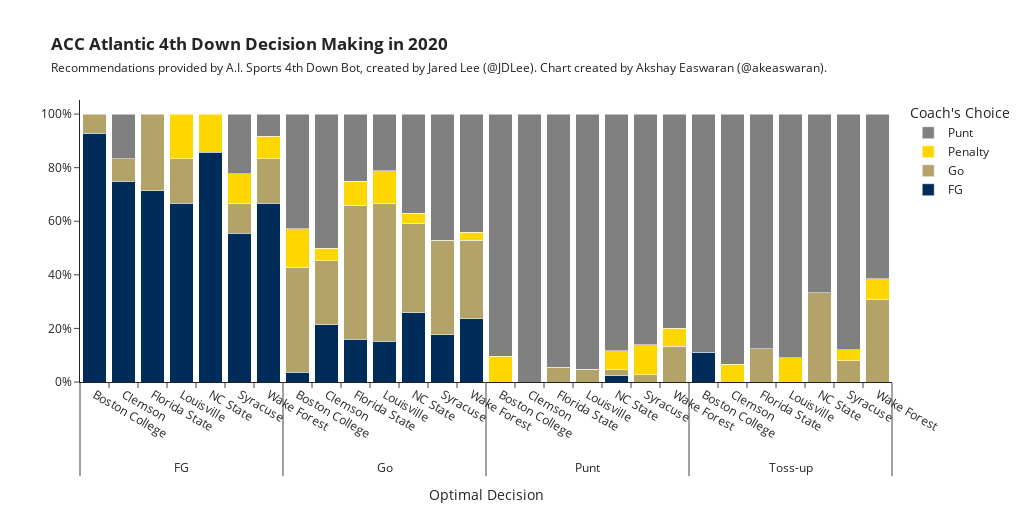

The notebook cell saved with this chart:
### Code cell
fig = go.Figure()

fig.update_layout(
    template="simple_white",
    xaxis=dict(title_text="Optimal Decision"),
    yaxis=dict(tickformat=".0%"),
    barmode="stack",
    title='<b>ACC Atlantic 4th Down Decision Making in 2020</b><br><span style="color:#222;font-size:12px;">Recommendations provided by A.I. Sports 4th Down Bot, created by Jared Lee (<a href="https://twitter.com/JDLee">@JDLee</a>). Chart created by Akshay Easwaran (<a href="https://twitter.com/akeaswaran">@akeaswaran</a>).</span>',
    legend_title="Coach's Choice",
    width=1024,
    height=512
)


colors = ['#002c59', '#B3A369','gold', 'gray']
recommendation_ids = ["FG","Go","Penalty","Punt"]

coastal = ["Georgia Tech","Duke","North Carolina","Miami","Pittsburgh","Virginia","Virginia Tech"]
atlantic = ["Louisville","Florida State", "Clemson", "NC State", "Wake Forest", "Boston College","Syracuse"]

coastal_df = acc_team_df[acc_team_df.pos_team.isin(coastal)]
atlantic_df = acc_team_df[acc_team_df.pos_team.isin(atlantic)]

for r, c in zip(atlantic_df.choice.unique(), colors):
    plot_df = atlantic_df[(atlantic_df.choice == r)]
    fig.add_trace(
        go.Bar(x=[plot_df.recommendation, plot_df.pos_team], y=plot_df.value, name=r, marker_color=c),
    )    
    
fig

### Figure 1 — Plotly figure (JSON) as saved in the notebook; plotly's stock layout.template omitted (floating-point values rounded to 4 significant figures)
{"data": [{"marker": {"color": "#002c59"}, "name": "FG", "type": "bar", "x": [["FG", "FG", "FG", "FG", "FG", "FG", "FG", "Go", "Go", "Go", "Go", "Go", "Go", "Go", "Punt", "Punt", "Punt", "Punt", "Punt", "Punt", "Punt", "Toss-up", "Toss-up", "Toss-up", "Toss-up", "Toss-up", "Toss-up", "Toss-up"], ["Boston College", "Clemson", "Florida State", "Louisville", "NC State", "Syracuse", "Wake Forest", "Boston College", "Clemson", "Florida State", "Louisville", "NC State", "Syracuse", "Wake Forest", "Boston College", "Clemson", "Florida State", "Louisville", "NC State", "Syracuse", "Wake Forest", "Boston College", "Clemson", "Florida State", "Louisville", "NC State", "Syracuse", "Wake Forest"]], "y": [0.9286, 0.75, 0.7143, 0.6667, 0.8571, 0.5556, 0.6667, 0.03571, 0.2143, 0.1591, 0.1515, 0.2593, 0.1765, 0.2353, null, null, null, null, 0.02326, null, null, 0.1111, null, null, null, null, null, null]}, {"marker": {"color": "#B3A369"}, "name": "Go", "type": "bar", "x": [["FG", "FG", "FG", "FG", "FG", "FG", "FG", "Go", "Go", "Go", "Go", "Go", "Go", "Go", "Punt", "Punt", "Punt", "Punt", "Punt", "Punt", "Punt", "Toss-up", "Toss-up", "Toss-up", "Toss-up", "Toss-up", "Toss-up", "Toss-up"], ["Boston College", "Clemson", "Florida State", "Louisville", "NC State", "Syracuse", "Wake Forest", "Boston College", "Clemson", "Florida State", "Louisville", "NC State", "Syracuse", "Wake Forest", "Boston College", "Clemson", "Florida State", "Louisville", "NC State", "Syracuse", "Wake Forest", "Boston College", "Clemson", "Florida State", "Louisville", "NC State", "Syracuse", "Wake Forest"]], "y": [0.07143, 0.08333, 0.2857, 0.1667, null, 0.1111, 0.1667, 0.3929, 0.2381, 0.5, 0.5152, 0.3333, 0.3529, 0.2941, null, null, 0.05556, 0.04762, 0.02326, 0.02778, 0.1333, null, null, 0.125, null, 0.3333, 0.08, 0.3077]}, {"marker": {"color": "gold"}, "name": "Penalty", "type": "bar", "x": [["FG", "FG", "FG", "FG", "FG", "FG", "FG", "Go", "Go", "Go", "Go", "Go", "Go", "Go", "Punt", "Punt", "Punt", "Punt", "Punt", "Punt", "Punt", "Toss-up", "Toss-up", "Toss-up", "Toss-up", "Toss-up", "Toss-up", "Toss-up"], ["Boston College", "Clemson", "Florida State", "Louisville", "NC State", "Syracuse", "Wake Forest", "Boston College", "Clemson", "Florida State", "Louisville", "NC State", "Syracuse", "Wake Forest", "Boston College", "Clemson", "Florida State", "Louisville", "NC State", "Syracuse", "Wake Forest", "Boston College", "Clemson", "Florida State", "Louisville", "NC State", "Syracuse", "Wake Forest"]], "y": [null, null, null, 0.1667, 0.1429, 0.1111, 0.08333, 0.1429, 0.04762, 0.09091, 0.1212, 0.03704, null, 0.02941, 0.09524, null, null, null, 0.06977, 0.1111, 0.06667, null, 0.06667, null, 0.09091, null, 0.04, 0.07692]}, {"marker": {"color": "gray"}, "name": "Punt", "type": "bar", "x": [["FG", "FG", "FG", "FG", "FG", "FG", "FG", "Go", "Go", "Go", "Go", "Go", "Go", "Go", "Punt", "Punt", "Punt", "Punt", "Punt", "Punt", "Punt", "Toss-up", "Toss-up", "Toss-up", "Toss-up", "Toss-up", "Toss-up", "Toss-up"], ["Boston College", "Clemson", "Florida State", "Louisville", "NC State", "Syracuse", "Wake Forest", "Boston College", "Clemson", "Florida State", "Louisville", "NC State", "Syracuse", "Wake Forest", "Boston College", "Clemson", "Florida State", "Louisville", "NC State", "Syracuse", "Wake Forest", "Boston College", "Clemson", "Florida State", "Louisville", "NC State", "Syracuse", "Wake Forest"]], "y": [null, 0.1667, null, null, null, 0.2222, 0.08333, 0.4286, 0.5, 0.25, 0.2121, 0.3704, 0.4706, 0.4412, 0.9048, 1, 0.9444, 0.9524, 0.8837, 0.8611, 0.8, 0.8889, 0.9333, 0.875, 0.9091, 0.6667, 0.88, 0.6154]}], "layout": {"barmode": "stack", "height": 512, "legend": {"title": {"text": "Coach's Choice"}}, "title": {"text": "<b>ACC Atlantic 4th Down Decision Making in 2020</b><br><span style=\"color:#222;font-size:12px;\">Recommendations provided by A.I. Sports 4th Down Bot, created by Jared Lee (<a href=\"https://twitter.com/JDLee\">@JDLee</a>). Chart created by Akshay Easwaran (<a href=\"https://twitter.com/akeaswaran\">@akeaswaran</a>).</span>"}, "width": 1024, "xaxis": {"title": {"text": "Optimal Decision"}}, "yaxis": {"tickformat": ".0%"}}}
